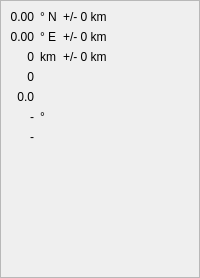
    <widget class="QFrame" name="frameInformationAutomatic">
     <property name="frameShape">
      <enum>QFrame::StyledPanel</enum>
     </property>
     <property name="frameShadow">
      <enum>QFrame::Raised</enum>
     </property>
     <layout class="QGridLayout">
      <property name="margin">
       <number>9</number>
      </property>
      <property name="spacing">
       <number>6</number>
      </property>
      <item row="7" column="0" colspan="3">
       <widget class="QLabel" name="labelVDistanceAutomatic">
        <property name="text">
         <string>&lt;Spacer&gt;</string>
        </property>
       </widget>
      </item>
      <item row="4" column="0">
       <widget class="QLabel" name="_lbRMSAutomatic">
        <property name="text">
         <string>0.0</string>
        </property>
        <property name="alignment">
         <set>Qt::AlignRight|Qt::AlignTrailing|Qt::AlignVCenter</set>
        </property>
       </widget>
      </item>
      <item row="0" column="2">
       <widget class="QLabel" name="_lbLatErrorAutomatic">
        <property name="sizePolicy">
         <sizepolicy hsizetype="Preferred" vsizetype="Preferred">
          <horstretch>1</horstretch>
          <verstretch>0</verstretch>
         </sizepolicy>
        </property>
        <property name="text">
         <string>+/- 0 km</string>
        </property>
        <property name="alignment">
         <set>Qt::AlignLeading|Qt::AlignLeft|Qt::AlignVCenter</set>
        </property>
       </widget>
      </item>
      <item row="0" column="0">
       <widget class="QLabel" name="_lbLatitudeAutomatic">
        <property name="sizePolicy">
         <sizepolicy hsizetype="Preferred" vsizetype="Preferred">
          <horstretch>0</horstretch>
          <verstretch>0</verstretch>
         </sizepolicy>
        </property>
        <property name="text">
         <string>0.00</string>
        </property>
        <property name="alignment">
         <set>Qt::AlignRight|Qt::AlignTrailing|Qt::AlignVCenter</set>
        </property>
       </widget>
      </item>
      <item row="9" column="0" colspan="3">
       <widget class="QLabel" name="_lbOriginStatusAutomatic">
        <property name="font">
         <font>
          <family>Sans Serif</family>
          <pointsize>14</pointsize>
          <weight>50</weight>
          <italic>false</italic>
          <bold>false</bold>
          <underline>false</underline>
          <strikeout>false</strikeout>
         </font>
        </property>
        <property name="text">
         <string/>
        </property>
        <property name="alignment">
         <set>Qt::AlignLeading|Qt::AlignLeft|Qt::AlignVCenter</set>
        </property>
       </widget>
      </item>
      <item row="1" column="1">
       <widget class="QLabel" name="_lbLongitudeUnitAutomatic">
        <property name="text">
         <string>° E</string>
        </property>
        <property name="alignment">
         <set>Qt::AlignLeading|Qt::AlignLeft|Qt::AlignVCenter</set>
        </property>
       </widget>
      </item>
      <item row="2" column="1">
       <widget class="QLabel" name="_lbDepthUnitAutomatic">
        <property name="text">
         <string>km</string>
        </property>
        <property name="alignment">
         <set>Qt::AlignLeading|Qt::AlignLeft|Qt::AlignVCenter</set>
        </property>
       </widget>
      </item>
      <item row="6" column="0">
       <widget class="QLabel" name="_lbCommentAutomatic">
        <property name="text">
         <string>-</string>
        </property>
        <property name="alignment">
         <set>Qt::AlignRight|Qt::AlignTrailing|Qt::AlignVCenter</set>
        </property>
       </widget>
      </item>
      <item row="3" column="0">
       <widget class="QLabel" name="_lbNoPhasesAutomatic">
        <property name="text">
         <string>0</string>
        </property>
        <property name="alignment">
         <set>Qt::AlignRight|Qt::AlignTrailing|Qt::AlignVCenter</set>
        </property>
       </widget>
      </item>
      <item row="10" column="0" colspan="2">
       <spacer>
        <property name="orientation">
         <enum>Qt::Vertical</enum>
        </property>
        <property name="sizeHint" stdset="0">
         <size>
          <width>20</width>
          <height>40</height>
         </size>
        </property>
       </spacer>
      </item>
      <item row="8" column="0" colspan="3">
       <widget class="QLabel" name="_lbAgencyAutomatic">
        <property name="font">
         <font>
          <family>Sans Serif</family>
          <pointsize>14</pointsize>
          <weight>50</weight>
          <italic>false</italic>
          <bold>false</bold>
          <underline>false</underline>
          <strikeout>false</strikeout>
         </font>
        </property>
        <property name="text">
         <string/>
        </property>
        <property name="alignment">
         <set>Qt::AlignLeading|Qt::AlignLeft|Qt::AlignVCenter</set>
        </property>
       </widget>
      </item>
      <item row="1" column="0">
       <widget class="QLabel" name="_lbLongitudeAutomatic">
        <property name="text">
         <string>0.00</string>
        </property>
        <property name="alignment">
         <set>Qt::AlignRight|Qt::AlignTrailing|Qt::AlignVCenter</set>
        </property>
       </widget>
      </item>
      <item row="2" column="2">
       <widget class="QLabel" name="_lbDepthErrorAutomatic">
        <property name="text">
         <string>+/- 0 km</string>
        </property>
        <property name="alignment">
         <set>Qt::AlignLeading|Qt::AlignLeft|Qt::AlignVCenter</set>
        </property>
       </widget>
      </item>
      <item row="2" column="0">
       <widget class="QLabel" name="_lbDepthAutomatic">
        <property name="text">
         <string>0</string>
        </property>
        <property name="alignment">
         <set>Qt::AlignRight|Qt::AlignTrailing|Qt::AlignVCenter</set>
        </property>
       </widget>
      </item>
      <item row="1" column="2">
       <widget class="QLabel" name="_lbLongErrorAutomatic">
        <property name="text">
         <string>+/- 0 km</string>
        </property>
        <property name="alignment">
         <set>Qt::AlignLeading|Qt::AlignLeft|Qt::AlignVCenter</set>
        </property>
       </widget>
      </item>
      <item row="0" column="1">
       <widget class="QLabel" name="_lbLatitudeUnitAutomatic">
        <property name="sizePolicy">
         <sizepolicy hsizetype="Preferred" vsizetype="Preferred">
          <horstretch>0</horstretch>
          <verstretch>0</verstretch>
         </sizepolicy>
        </property>
        <property name="text">
         <string>° N</string>
        </property>
        <property name="alignment">
         <set>Qt::AlignLeading|Qt::AlignLeft|Qt::AlignVCenter</set>
        </property>
       </widget>
      </item>
      <item row="5" column="0">
       <widget class="QLabel" name="_lbAzGapAutomatic">
        <property name="text">
         <string>-</string>
        </property>
        <property name="alignment">
         <set>Qt::AlignRight|Qt::AlignTrailing|Qt::AlignVCenter</set>
        </property>
       </widget>
      </item>
      <item row="5" column="1">
       <widget class="QLabel" name="label_2">
        <property name="text">
         <string>°</string>
        </property>
       </widget>
      </item>
     </layout>
    </widget>
